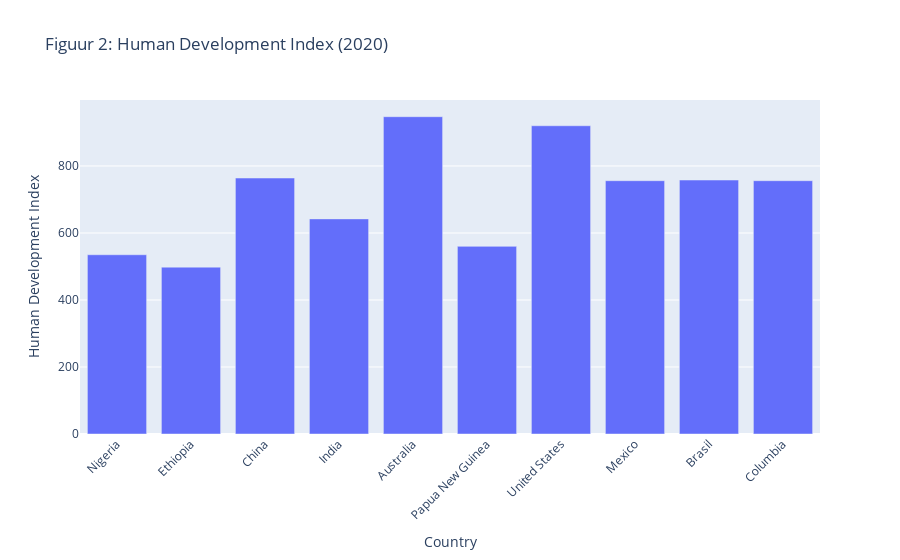

Notebook source saved alongside this figure:
### Markdown cell above
Er zijn verschillende oorzaken die invloed kunnen hebben op de criminaliteit zoals maatschappelijke en economische redenen. Ongelijkheid, armoede, werkloosheid, gebrek aan onderwijskansen, sociale ongelijkheid en gebrekkige toegang tot hulp kunnen allemaal bijdragen aan de toename van criminaliteit. De Human Development Index (Hierna: HDI) berekent de mate waarin een land op verschillende factoren is ontwikkeld zoals onderwijs en kansengelijkheid. De HDI bevat een getal tussen de 0 en 1000 waarbij 0 'zwak ontwikkeld' is en 1000 'zeer hoog ontwikkeld' is. Figuur 2 bevat 10 landen wereldwijd hierin is de HDI van het jaar 2020 berekend. Deze 10 landen zijn geselecteerd op inwonersaantal en op continent. Op de x-as bevinden zich de landen en op de y-as de waarden van de HDI.

### Code cell
import pandas as pd
import plotly.express as px

# Read the CSV file
data = pd.read_csv('HDI(introduction).csv')

# Get the column names containing the data for each chart
chart_columns = data.columns[1:]

# Generate bar charts for each column
for column in chart_columns:
    # Extract country names from the 'Country' column
    countries = data['Country'].tolist()

    # Get the values for the current column
    values = data[column].tolist()

    # Create a bar chart using Plotly
    fig = px.bar(x=countries, y=values, labels={'x': 'Country', 'y': 'Human Development Index'}, title=f'Figuur 2: {column}')
    fig.update_layout(xaxis_tickangle=-45)
    fig.show()

### Figure 1 — Plotly figure (JSON) as saved in the notebook; plotly's stock layout.template omitted (floating-point values rounded to 4 significant figures)
{"data": [{"alignmentgroup": "True", "hovertemplate": "Country=%{x}<br>Human Development Index=%{y}<extra></extra>", "legendgroup": "", "marker": {"color": "#636efa", "pattern": {"shape": ""}}, "name": "", "offsetgroup": "", "orientation": "v", "showlegend": false, "textposition": "auto", "type": "bar", "x": ["Nigeria", "Ethiopia", "China", "India", "Australia", "Papua New Guinea", "United States", "Mexico", "Brasil", "Columbia"], "xaxis": "x", "y": [535, 498, 764, 642, 947, 560, 920, 756, 758, 756], "yaxis": "y"}], "layout": {"barmode": "relative", "legend": {"tracegroupgap": 0}, "title": {"text": "Figuur 2: Human Development Index (2020)"}, "xaxis": {"anchor": "y", "domain": [0, 1], "tickangle": -45, "title": {"text": "Country"}}, "yaxis": {"anchor": "x", "domain": [0, 1], "title": {"text": "Human Development Index"}}}}
